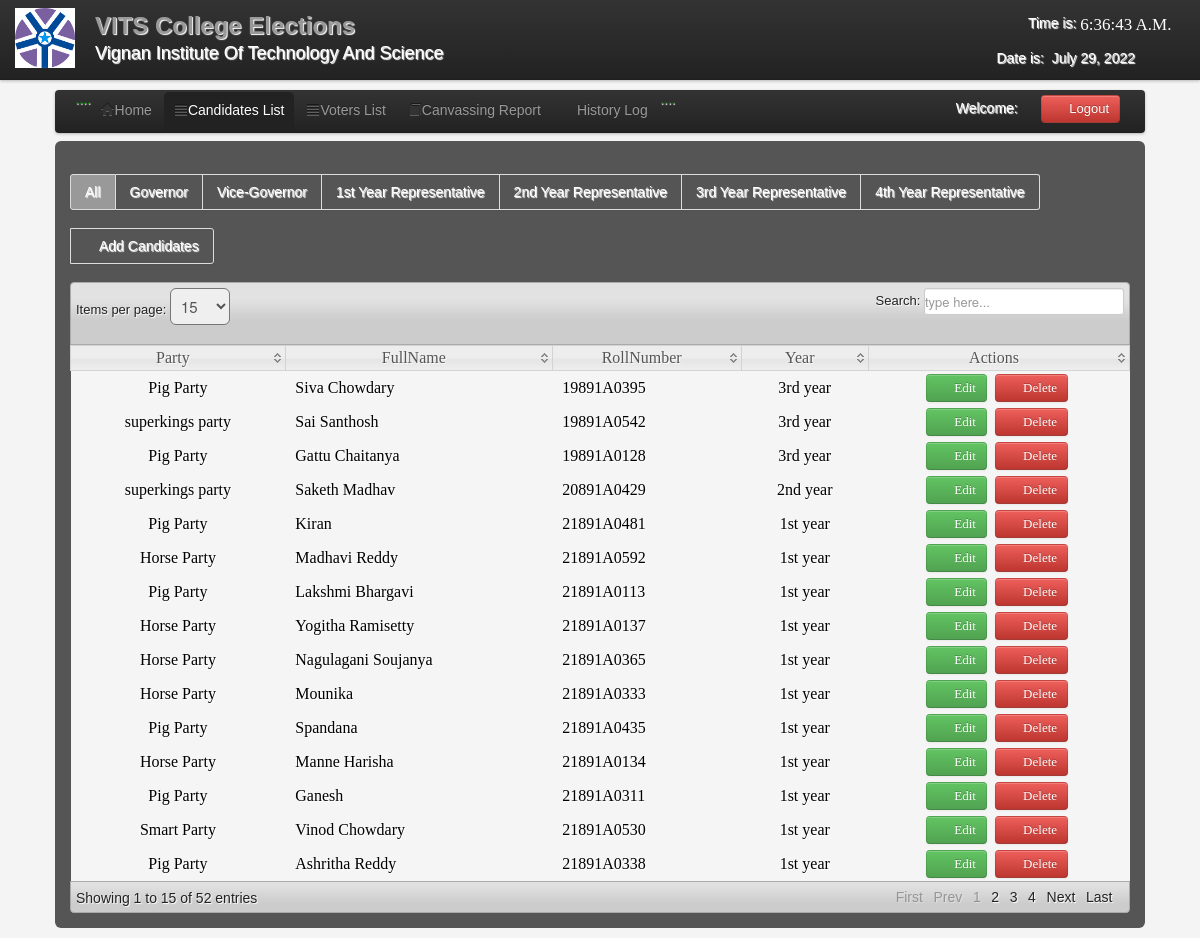
/admin/candidate_list.php (signed in), run on the app's committed database.
### tables this page shows
CREATE TABLE IF NOT EXISTS `candidate` (
  `CandidateID` int(11) NOT NULL AUTO_INCREMENT,
  `RollNumber` varchar(200) NOT NULL,
  `abc` varchar(1) NOT NULL,
  `Position` varchar(200) NOT NULL,
  `Party` varchar(100) NOT NULL,
  `FullName` varchar(200) NOT NULL,
  `Gender` varchar(6) NOT NULL,
  `Year` varchar(100) NOT NULL,
  `Photo` varchar(200) NOT NULL,
  PRIMARY KEY (`CandidateID`)
);

### admin/candidate_list.php (the view, shortened to what this page needs)
<?php
include('session.php');
include('header.php');
include('dbcon.php');
?>
</head>
<body>
<?php include('nav_top.php'); ?>
<div class="wrapper">
<div class="home_body">
<div class="navbar">
	<div class="navbar-inner">
	<div class="container">
	<ul class="nav nav-pills">
	  <li>....</li>
	  <li><a href="home.php"><i class="icon-home icon-large"></i>Home</a></li>
	  <li  class="active"><a  href="candidate_list.php"><i class="icon-align-justify icon-large"></i>Candidates List</a></li>
	  <li class=""><a  href="voter_list.php"><i class="icon-align-justify icon-large"></i>Voters List</a></li>
		 <li><a  href="canvassing_report.php"><i class="icon-book icon-large"></i>Canvassing Report</a></li>
		    <li><a  href="History.php"><i class="icon-table icon-large"></i>History Log</a></li>
			<li>....</li>
	 </ul>
	<form class="navbar-form pull-right">
		<?php $result=mysqli_query($conn,"select * from users where User_id='$id_session'");
	$row=mysqli_fetch_array($result);
	?>
	<font color="white">Welcome:<i class="icon-user-md"></i><?php echo $row['FullName']; ?></font>
	<a class="btn btn-danger" id="logout" data-toggle="modal" href="#myModal"><i class="icon-off"></i>&nbsp;Logout</a>
	</form>
	</div>
	</div>
	</div>
	<div id="element" class="hero-body">
	    <div class="pagination">
    <ul>
    <li  class="active"><a href="candidate_list.php"><font color="white">All</font></a></li>
    <li><a href="candidate_for_governor.php"><font color="white">Governor</font></a></li>
    <li><a href="candidate_for_vice-governor.php"><font color="white">Vice-Governor</font></a></li>
    <li><a href="1st_year.php"><font color="white">1st Year Representative</font></a></li>
    <li><a href="2nd_year.php"><font color="white">2nd Year Representative</font></a></li>
    <li><a href="3rd_year.php"><font color="white">3rd Year Representative</font></a></li>
    <li><a href="4th_year.php"><font color="white">4th Year Representative</font></a></li>
    </ul>
    </div>
	<div class="pagination">
		  <ul>
    <li><a href="new_candidate.php"><font color="white"><i class="icon-plus icon-large"></i>Add Candidates</font></a></li>
    </ul>
	</div>
	<table class="users-table">
<div class="demo_jui">
		<table cellpadding="0" cellspacing="0" border="0" class="display" id="log" class="jtable">
			<thead>
				<tr>
				<th>Party</th>
				<th>FullName</th>
				<th>RollNumber</th>
				<th>Year</th>
				<th>Actions</th>
				</tr>
			</thead>
			<tbody>
<?php
$vice=mysqli_query($conn,"select * from candidate")or die(mysqli_error());
while($row=mysqli_fetch_array($vice)){ $id=$row['CandidateID']; ?>
<tr class="del<?php echo $id ?>">
	<td align="center"><?php echo $row['Party']; ?></td>
	<td><?php echo $row['FullName']; ?></td>
	<td><?php echo $row['RollNumber']; ?></td>
	<td align="center"><?php echo $row['Year']; ?></td>
	<td width="240" align="center">
	<a class="btn btn-Success" href="edit_candidate.php<?php echo '?id='.$id; ?>"><i class="icon-edit icon-large"></i>&nbsp;Edit</a>&nbsp;
	<a class="btn btn-danger1" id="<?php echo $id; ?>"><i class="icon-trash icon-large"></i>&nbsp;Delete</a>&nbsp;
	</td>
	</tr>
<?php } ?>
			</tbody>
		</table>
	</div>
	</div>
</div>
</body>
</html>

### admin/css/datatable/demo_table_jui.css (style rules this page uses)
table.display thead th { cursor: pointer; padding: 3px 0 3px 10px; }
table.display { border-collapse: collapse; clear: both; margin: 0 auto; width: 100%; }
table.display td { padding: 3px 10px; }
tr.odd { background-color: #f5f5f5; }
tr.even { background-color: #f5f5f5; }

### admin/css/Home.css (style rules this page uses)
* { margin:0; padding:0; }
body { font-family:"Trebuchet MS", "Myriad Pro", Arial, sans-serif; font-size:14px; background-color: #fff; background:#f4f4f4 url(../images/bg.gif) repeat top left; text-shadow:1px 1px 1px #fff; background-position: 0 0px; }
.wrapper { width:1090px; margin:10px auto; }

### admin/candidate_list.php (style rules this page uses)
body { background-image: url('images/c11.png'); background-repeat: no-repeat; background-attachment: fixed; background-size: 100% 100%; }

### data on the page
candidate: Party "Pig Party", FullName "Kiran", RollNumber "21891A0481", Year "1st year"
candidate: Party "Horse Party", FullName "Madhavi Reddy", RollNumber "21891A0592", Year "1st year"
candidate: Party "Pig Party", FullName "Lakshmi Bhargavi", RollNumber "21891A0113", Year "1st year"
candidate: Party "Horse Party", FullName "Yogitha Ramisetty", RollNumber "21891A0137", Year "1st year"
candidate: Party "Horse Party", FullName "Nagulagani Soujanya", RollNumber "21891A0365", Year "1st year"
candidate: Party "Pig Party", FullName "Siva Chowdary", RollNumber "19891A0395", Year "3rd year"
candidate: Party "Horse Party", FullName "Mounika", RollNumber "21891A0333", Year "1st year"
candidate: Party "Pig Party", FullName "Spandana", RollNumber "21891A0435", Year "1st year"
candidate: Party "Horse Party", FullName "Manne Harisha", RollNumber "21891A0134", Year "1st year"
candidate: Party "Pig Party", FullName "Ganesh", RollNumber "21891A0311", Year "1st year"
candidate: Party "Pig Party", FullName "Gattu Chaitanya", RollNumber "19891A0128", Year "3rd year"
candidate: Party "superkings party", FullName "Saketh Madhav", RollNumber "20891A0429", Year "2nd year"
candidate: Party "Smart Party", FullName "Vinod Chowdary", RollNumber "21891A0530", Year "1st year"
candidate: Party "Pig Party", FullName "Ashritha Reddy", RollNumber "21891A0338", Year "1st year"
candidate: Party "superkings party", FullName "Sai Santhosh", RollNumber "19891A0542", Year "3rd year"
